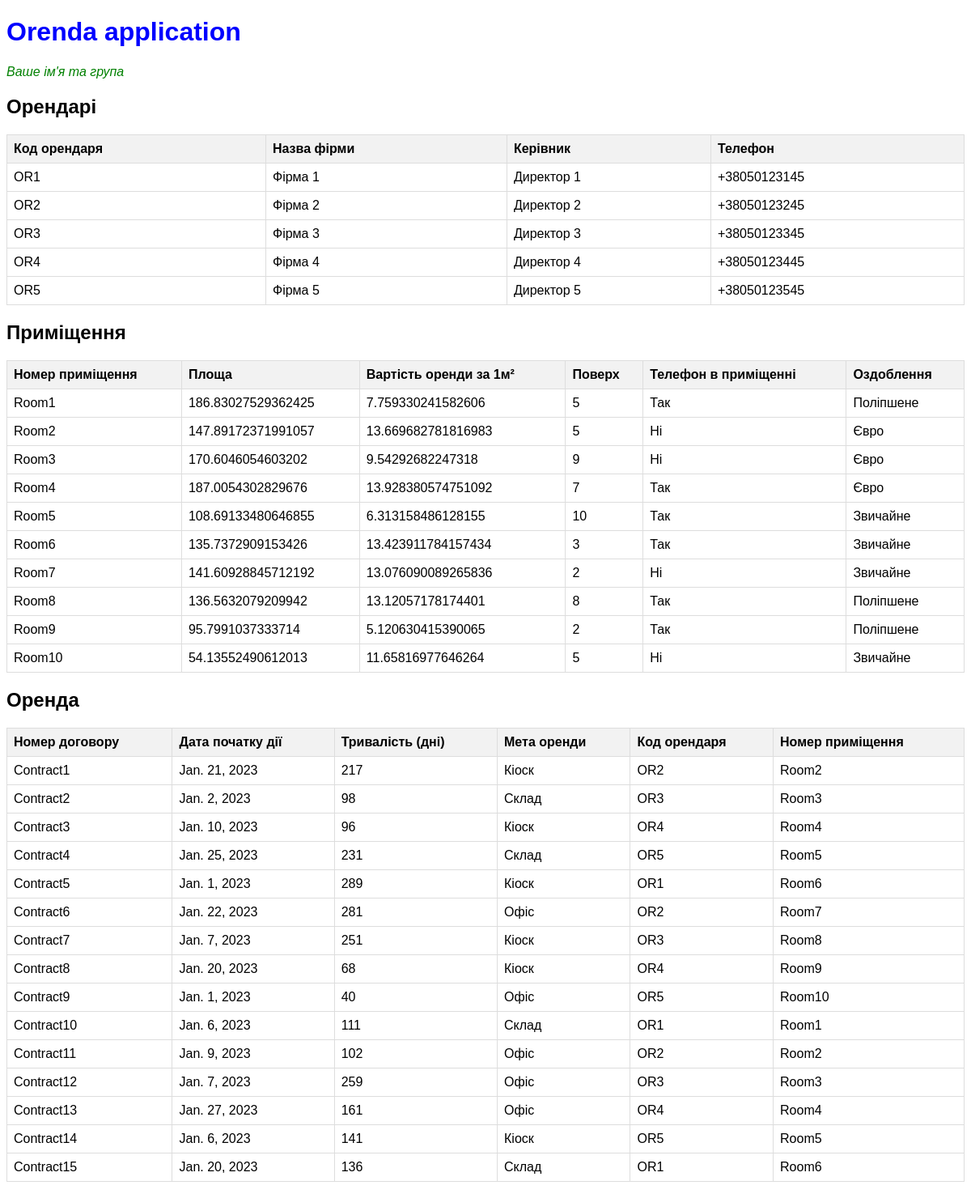
The page / on the database its author committed.
### AFR/models.py (models this page shows, shortened)
class Orendary(models.Model):
    code = models.CharField(max_length=20, primary_key=True)
    firm_name = models.CharField(max_length=255)
    director = models.CharField(max_length=255)
    phone = models.CharField(max_length=15)  # использовать маску ввода для телефона

class Primischennya(models.Model):
    room_number = models.CharField(max_length=20)
    area = models.FloatField()
    rent_cost_per_sqm = models.FloatField()
    floor = models.IntegerField()
    phone_in_room = models.BooleanField()
    decoration_choices = [
        ('ordinary', 'Звичайне'),
        ('improved', 'Поліпшене'),
        ('euro', 'Євро'),
    ]
    decoration = models.CharField(max_length=10, choices=decoration_choices)

class Orenda(models.Model):
    contract_number = models.CharField(max_length=20)
    start_date = models.DateField()
    duration_days = models.IntegerField()
    purpose_choices = [
        ('office', 'Офіс'),
        ('kiosk', 'Кіоск'),
        ('warehouse', 'Склад'),
    ]
    purpose = models.CharField(max_length=10, choices=purpose_choices)
    orendary = models.ForeignKey(Orendary, on_delete=models.CASCADE)
    primischennya = models.ForeignKey(Primischennya, on_delete=models.CASCADE)

### AFR/views.py (the view)
# urls.py: path('', views.index, name='first'),
def index(request):
    orendaries = Orendary.objects.all()
    primischennyas = Primischennya.objects.all()
    orendas = Orenda.objects.all()
    context = {
        'orendaries': orendaries,
        'primischennyas': primischennyas,
        'orendas': orendas,
    }
    return render(request, 'AFR/first.html', context)

### AFR/templates/AFR/first.html (shortened to what this page needs)
<!DOCTYPE html>
<html lang="uk">
<head>
</head>
<body>
    <h1>Orenda application</h1>
    <div class="orenda-info">Ваше ім'я та група</div>
    <h2>Орендарі</h2>
    <table>
        <thead>
            <tr>
                <th>Код орендаря</th>
                <th>Назва фірми</th>
                <th>Керівник</th>
                <th>Телефон</th>
            </tr>
        </thead>
        <tbody>
            {% for orendary in orendaries %}
            <tr>
                <td>{{ orendary.code }}</td>
                <td>{{ orendary.firm_name }}</td>
                <td>{{ orendary.director }}</td>
                <td>{{ orendary.phone }}</td>
            </tr>
            {% endfor %}
        </tbody>
    </table>
    <h2>Приміщення</h2>
    <table>
        <thead>
            <tr>
                <th>Номер приміщення</th>
                <th>Площа</th>
                <th>Вартість оренди за 1м²</th>
                <th>Поверх</th>
                <th>Телефон в приміщенні</th>
                <th>Оздоблення</th>
            </tr>
        </thead>
        <tbody>
            {% for primischennya in primischennyas %}
            <tr>
                <td>{{ primischennya.room_number }}</td>
                <td>{{ primischennya.area }}</td>
                <td>{{ primischennya.rent_cost_per_sqm }}</td>
                <td>{{ primischennya.floor }}</td>
                <td>{{ primischennya.phone_in_room|yesno:"Так,Ні" }}</td>
                <td>{{ primischennya.get_decoration_display }}</td>
            </tr>
            {% endfor %}
        </tbody>
    </table>
    <h2>Оренда</h2>
    <table>
        <thead>
            <tr>
                <th>Номер договору</th>
                <th>Дата початку дії</th>
                <th>Тривалість (дні)</th>
                <th>Мета оренди</th>
                <th>Код орендаря</th>
                <th>Номер приміщення</th>
            </tr>
        </thead>
        <tbody>
            {% for orenda in orendas %}
            <tr>
                <td>{{ orenda.contract_number }}</td>
                <td>{{ orenda.start_date }}</td>
                <td>{{ orenda.duration_days }}</td>
                <td>{{ orenda.get_purpose_display }}</td>
                <td>{{ orenda.orendary.code }}</td>
                <td>{{ orenda.primischennya.room_number }}</td>
            </tr>
            {% endfor %}
        </tbody>
    </table>
</body>
</html>

### AFR/templates/AFR/first.html (style rules this page uses)
body { font-family: Arial, sans-serif; }
h1 { color: blue; }
h2 { font-weight: bold; }
table { width: 100%; border-collapse: collapse; margin-bottom: 20px; }
th, td { padding: 8px; border: 1px solid #ddd; text-align: left; }
th { background-color: #f2f2f2; }
.orenda-info { font-style: italic; color: green; }

### rows shown on the page
Orendary: code "OR1", firm_name "Фірма 1", director "Директор 1", phone "+38050123145"
Orendary: code "OR2", firm_name "Фірма 2", director "Директор 2", phone "+38050123245"
Orendary: code "OR3", firm_name "Фірма 3", director "Директор 3", phone "+38050123345"
Orendary: code "OR4", firm_name "Фірма 4", director "Директор 4", phone "+38050123445"
Orendary: code "OR5", firm_name "Фірма 5", director "Директор 5", phone "+38050123545"
Primischennya: room_number "Room1", area "186.83027529362425", rent_cost_per_sqm "7.759330241582606", floor "5", phone_in_room "Так", decoration "Поліпшене"
Primischennya: room_number "Room2", area "147.89172371991057", rent_cost_per_sqm "13.669682781816983", floor "5", phone_in_room "Ні", decoration "Євро"
Primischennya: room_number "Room3", area "170.6046054603202", rent_cost_per_sqm "9.54292682247318", floor "9", phone_in_room "Ні", decoration "Євро"
Primischennya: room_number "Room4", area "187.0054302829676", rent_cost_per_sqm "13.928380574751092", floor "7", phone_in_room "Так", decoration "Євро"
Primischennya: room_number "Room5", area "108.69133480646855", rent_cost_per_sqm "6.313158486128155", floor "10", phone_in_room "Так", decoration "Звичайне"
Primischennya: room_number "Room6", area "135.7372909153426", rent_cost_per_sqm "13.423911784157434", floor "3", phone_in_room "Так", decoration "Звичайне"
Primischennya: room_number "Room7", area "141.60928845712192", rent_cost_per_sqm "13.076090089265836", floor "2", phone_in_room "Ні", decoration "Звичайне"
Primischennya: room_number "Room8", area "136.5632079209942", rent_cost_per_sqm "13.12057178174401", floor "8", phone_in_room "Так", decoration "Поліпшене"
Primischennya: room_number "Room9", area "95.7991037333714", rent_cost_per_sqm "5.120630415390065", floor "2", phone_in_room "Так", decoration "Поліпшене"
Primischennya: room_number "Room10", area "54.13552490612013", rent_cost_per_sqm "11.65816977646264", floor "5", phone_in_room "Ні", decoration "Звичайне"
Orenda: contract_number "Contract1", start_date "Jan. 21, 2023", duration_days "217", purpose "Кіоск", orendary.code "OR2", primischennya.room_number "Room2"
Orenda: contract_number "Contract2", start_date "Jan. 2, 2023", duration_days "98", purpose "Склад", orendary.code "OR3", primischennya.room_number "Room3"
Orenda: contract_number "Contract3", start_date "Jan. 10, 2023", duration_days "96", purpose "Кіоск", orendary.code "OR4", primischennya.room_number "Room4"
Orenda: contract_number "Contract4", start_date "Jan. 25, 2023", duration_days "231", purpose "Склад", orendary.code "OR5", primischennya.room_number "Room5"
Orenda: contract_number "Contract5", start_date "Jan. 1, 2023", duration_days "289", purpose "Кіоск", orendary.code "OR1", primischennya.room_number "Room6"
Orenda: contract_number "Contract6", start_date "Jan. 22, 2023", duration_days "281", purpose "Офіс", orendary.code "OR2", primischennya.room_number "Room7"
Orenda: contract_number "Contract7", start_date "Jan. 7, 2023", duration_days "251", purpose "Кіоск", orendary.code "OR3", primischennya.room_number "Room8"
Orenda: contract_number "Contract8", start_date "Jan. 20, 2023", duration_days "68", purpose "Кіоск", orendary.code "OR4", primischennya.room_number "Room9"
Orenda: contract_number "Contract9", start_date "Jan. 1, 2023", duration_days "40", purpose "Офіс", orendary.code "OR5", primischennya.room_number "Room10"
Orenda: contract_number "Contract10", start_date "Jan. 6, 2023", duration_days "111", purpose "Склад", orendary.code "OR1", primischennya.room_number "Room1"
Orenda: contract_number "Contract11", start_date "Jan. 9, 2023", duration_days "102", purpose "Офіс", orendary.code "OR2", primischennya.room_number "Room2"
Orenda: contract_number "Contract12", start_date "Jan. 7, 2023", duration_days "259", purpose "Офіс", orendary.code "OR3", primischennya.room_number "Room3"
Orenda: contract_number "Contract13", start_date "Jan. 27, 2023", duration_days "161", purpose "Офіс", orendary.code "OR4", primischennya.room_number "Room4"
Orenda: contract_number "Contract14", start_date "Jan. 6, 2023", duration_days "141", purpose "Кіоск", orendary.code "OR5", primischennya.room_number "Room5"
Orenda: contract_number "Contract15", start_date "Jan. 20, 2023", duration_days "136", purpose "Склад", orendary.code "OR1", primischennya.room_number "Room6"
